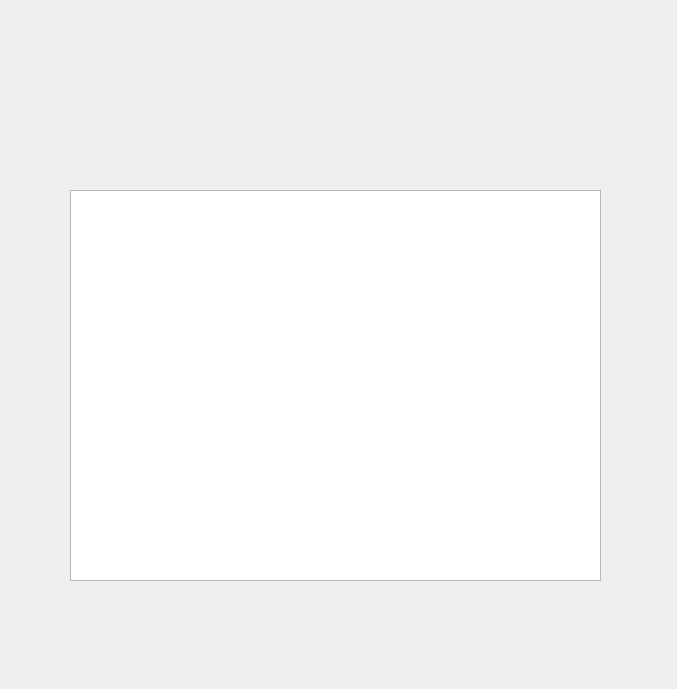
<?xml version="1.0" encoding="UTF-8"?>
<ui version="4.0">
 <class>Grafico</class>
 <widget class="QDialog" name="Grafico">
  <property name="geometry">
   <rect>
    <x>0</x>
    <y>0</y>
    <width>677</width>
    <height>689</height>
   </rect>
  </property>
  <property name="windowTitle">
   <string>Dialog</string>
  </property>
  <widget class="QGraphicsView" name="graphicsView">
   <property name="geometry">
    <rect>
     <x>70</x>
     <y>190</y>
     <width>531</width>
     <height>391</height>
    </rect>
   </property>
  </widget>
 </widget>
 <resources/>
 <connections/>
</ui>
